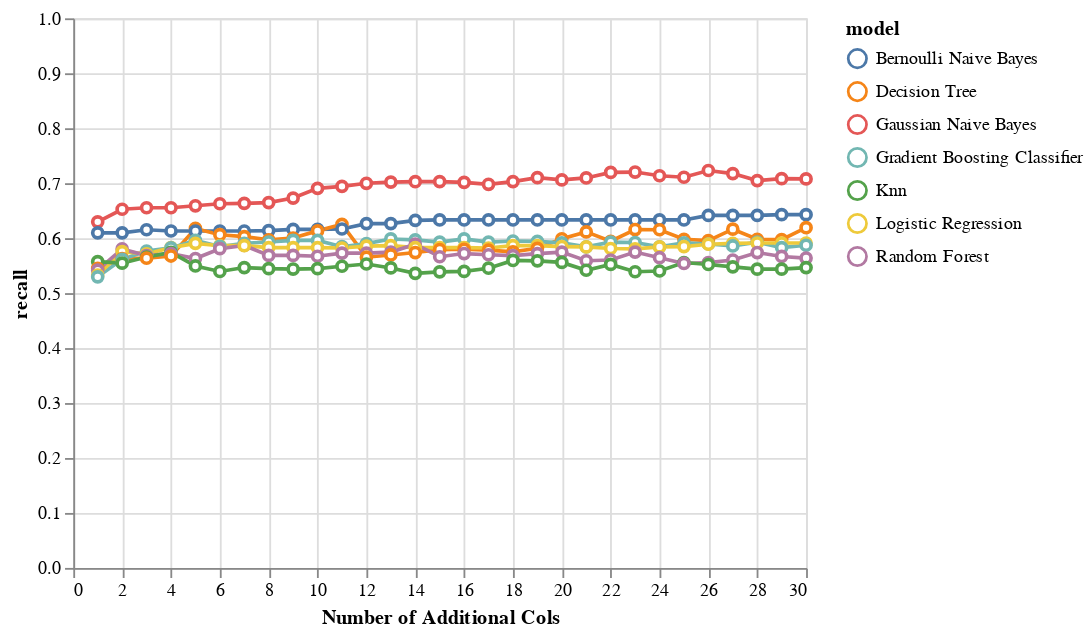

The code cell stored with this chart in its notebook:
### Code cell
perf_subset = perf_by_additional_n_cols_matrix_subset[
    (perf_by_additional_n_cols_matrix_subset['grouping'] == "Macro Avg") &
    (perf_by_additional_n_cols_matrix_subset['additional_col_method'] == "corr_to_mdd_subset_data_v2")
]


alt.Chart(perf_subset).mark_line(
       point={
         "filled": False,
         "fill": "white"
       }
).encode(
    x = alt.X('addl_cols', title="Number of Additional Cols"),
    y = alt.Y('recall', scale=alt.Scale(domain=[0, 1])),
    color = 'model'
)

### Figure 1 — Vega-Lite specification as saved in the notebook (floating-point values rounded to 4 significant figures; data arrays with more than 128 entries replaced by an {"elided": "..."} marker saying what was removed)
{"config": {"view": {"continuousWidth": 400, "continuousHeight": 300}}, "data": {"name": "data-75c9d7809f1d453b4504a54d4cd031b8"}, "mark": {"type": "line", "point": {"filled": false, "fill": "white"}}, "encoding": {"color": {"field": "model", "type": "nominal"}, "x": {"field": "addl_cols", "title": "Number of Additional Cols", "type": "quantitative"}, "y": {"field": "recall", "scale": {"domain": [0, 1]}, "type": "quantitative"}}, "$schema": "https://vega.github.io/schema/vega-lite/v4.17.0.json", "datasets": {"data-75c9d7809f1d453b4504a54d4cd031b8": {"elided": "210 records"}}}
